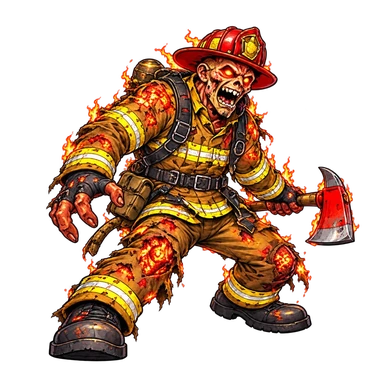
#> input picture boss-jordan-stage1.webp, 384 x 384 px, found by its file name
$ python make-skin.py
#> lines starting #> are read from the running program, lines starting #| are printed output that depends on the picture; after the words box and inside, x2 and y2 are one past the last pixel; in counts of white or black regions, pixels touching at a corner belong together
#!/usr/bin/env python3
"""Draws a simple, colourful console skin for a boss (or Joey) from scratch, to the game's fixed cabinet.

Clean frame, bold colour, a motif for the character, a name plate and a faint portrait behind the
controls. Every size matches the game: screen window, joystick, FIRE, grenade and MENU sockets.

  python3 scripts/make-skin.py            draws all eight into the current folder as console-<id>.webp
  python3 scripts/make-skin.py debo       draws one
"""
import math
import random
import sys
import numpy as np
from PIL import Image, ImageDraw, ImageFilter, ImageFont

W, H, S = 900, 1600, 2  # drawn at 2x then reduced for smooth edges
WIN = (76, 102, 824, 1161)
FONT = '/usr/share/fonts/opentype/inter/Inter-ExtraBold.otf'
SOCKETS = [('c', 198, 1371, 109), ('c', 704, 1371, 109), ('c', 450, 1303, 53), ('r', 450, 1455, (84, 36))]


def rgb(h):
    h = h.lstrip('#')
    return tuple(int(h[i : i + 2], 16) for i in (0, 2, 4))


SKINS = {
    'jordan': dict(name='JORDAN', top=(74, 12, 4), bot=(22, 4, 2), a='#ff9a36', b='#ffd23e', motif='flames', sprite='boss-jordan-stage1.webp'),
    'glowinghumanity': dict(name='GLOWING HUMANITY', top=(30, 8, 62), bot=(6, 26, 12), a='#9fff57', b='#ff4fd8', motif='drips', sprite='boss-glowinghumanity-stage1.webp'),
    'debo': dict(name='DEBO', top=(40, 30, 10), bot=(12, 9, 5), a='#f1c25d', b='#ff3b30', motif='chains', sprite='boss-debo-stage1.webp'),
    'caffeinatedsloth': dict(name='CAFFEINATED SLOTH', top=(70, 38, 14), bot=(24, 13, 6), a='#ffb766', b='#4fe0ff', motif='beans', sprite='boss-caffeinatedsloth-stage1.webp'),
    'discoman': dict(name='DISCO MAN', top=(58, 10, 96), bot=(16, 4, 36), a='#e98aff', b='#55e0ff', motif='balls', sprite='boss-discoman-stage1.webp'),
    'fatamy': dict(name='FAT AMY', top=(92, 8, 46), bot=(28, 2, 16), a='#ff83bd', b='#ff3b5c', motif='hearts', sprite='boss-fatamy-stage1.webp'),
    'drmantis': dict(name='DR MANTIS', top=(10, 54, 20), bot=(3, 16, 7), a='#92e158', b='#ffd23e', motif='hexes', sprite='boss-drmantis-stage1.webp'),
    'joeyrob': dict(name='JOEY ROB', top=(16, 38, 80), bot=(6, 12, 30), a='#ffd23e', b='#e23a3a', motif='flag', sprite='joey-reaction-close.webp'),
}


def sc(v):
    return int(round(v * S))


def gradient(top, bot):
    t = np.linspace(0, 1, H * S)[:, None, None]
    g = np.array(top, np.float32) * (1 - t) + np.array(bot, np.float32) * t
    return Image.fromarray(np.tile(g, (1, W * S, 1)).astype(np.uint8))


def glow_line(im, box, radius, color, width, blur=10, alpha=0.9):
    layer = Image.new('RGBA', im.size, color + (0,))
    mask = Image.new('L', im.size, 0)
    ImageDraw.Draw(mask).rounded_rectangle([sc(v) for v in box], radius=sc(radius), outline=255, width=sc(width))
    layer.putalpha(mask.filter(ImageFilter.GaussianBlur(sc(blur))).point(lambda v: int(v * alpha)))
    im.alpha_composite(layer)
    d = ImageDraw.Draw(im)
    d.rounded_rectangle([sc(v) for v in box], radius=sc(radius), outline=color + (255,), width=sc(width))


def motif(layer, kind, a, b, rnd):
    d = ImageDraw.Draw(layer)
    A, B = a + (255,), b + (255,)
    if kind == 'flames':
        for x in range(-20, W + 20, 46):
            for lvl, col, hgt in ((0, rgb('#e23a1a'), 150), (1, a, 105), (2, b, 62)):
                h = hgt * rnd.uniform(0.7, 1.25)
                cx = x + rnd.uniform(-8, 8)
                pts = [(cx - 24 + lvl * 6, H), (cx - 18 + lvl * 5, H - h * 0.5), (cx + rnd.uniform(-8, 8), H - h), (cx + 16 - lvl * 5, H - h * 0.45), (cx + 24 - lvl * 6, H)]
                d.polygon([(sc(px), sc(py)) for px, py in pts], fill=col + (255,))
        for side in (30, W - 30):
            for y in range(200, 1100, 130):
                h = rnd.uniform(46, 80)
                pts = [(side - 11, y + h), (side - 8, y + h * 0.4), (side + rnd.uniform(-3, 3), y), (side + 8, y + h * 0.45), (side + 11, y + h)]
                d.polygon([(sc(px), sc(py)) for px, py in pts], fill=a + (255,))
    elif kind == 'drips':
        for edge_y, up in ((0, 1), (1175, 1)):
            x = 10
            while x < W:
                w = rnd.uniform(18, 34)
                h = rnd.uniform(24, 110)
                col = a if rnd.random() < 0.6 else b
                d.rounded_rectangle((sc(x), sc(edge_y), sc(x + w), sc(edge_y + h)), radius=sc(w / 2), fill=col + (255,))
                d.ellipse((sc(x - 3), sc(edge_y + h - w * 0.7), sc(x + w + 3), sc(edge_y + h + w * 0.5)), fill=col + (255,))
                x += w + rnd.uniform(10, 40)
        for side in (34, W - 34):
            for y in range(150, 1120, 95):
                d.ellipse((sc(side - 9), sc(y), sc(side + 9), sc(y + 22)), fill=(a if (y // 95) % 2 else b) + (255,))
    elif kind == 'chains':
        for side in (34, W - 34):
            for i, y in enumerate(range(100, 1180, 46)):
                if i % 2 == 0:
                    d.rounded_rectangle((sc(side - 13), sc(y), sc(side + 13), sc(y + 58)), radius=sc(13), outline=a + (255,), width=sc(7))
                else:
                    d.rounded_rectangle((sc(side - 7), sc(y + 6), sc(side + 7), sc(y + 52)), radius=sc(7), outline=rgb('#b8891f') + (255,), width=sc(6))
        for x in range(30, W, 52):
            d.rounded_rectangle((sc(x), sc(1560), sc(x + 40), sc(1584)), radius=sc(12), outline=a + (255,), width=sc(6))
        d.polygon([(sc(x), sc(y)) for x, y in [(380, 24), (400, 62), (426, 38), (450, 70), (474, 38), (500, 62), (520, 24), (520, 80), (380, 80)]], fill=a + (255,))
    elif kind == 'beans':
        for _ in range(70):
            x, y = rnd.uniform(0, W), rnd.uniform(0, H)
            if WIN[0] - 8 < x < WIN[2] + 8 and WIN[1] - 8 < y < WIN[3] + 8:
                continue
            ang = rnd.uniform(0, 180)
            bean = Image.new('RGBA', (sc(60), sc(60)), (0, 0, 0, 0))
            bd = ImageDraw.Draw(bean)
            bd.ellipse((sc(10), sc(18), sc(50), sc(42)), fill=(rgb('#8a5a2b') if rnd.random() < 0.5 else b) + (255,))
            bd.line((sc(14), sc(30), sc(46), sc(30)), fill=(40, 22, 8, 255), width=sc(3))
            bean = bean.rotate(ang, resample=Image.BICUBIC)
            layer.alpha_composite(bean, (sc(x - 30), sc(y - 30)))
    elif kind == 'balls':
        for side, cols in ((10, 1), (W - 62, 1)):
            for y in range(100, 1170, 54):
                for k in range(1):
                    cx = side + 26
                    col = a if (y // 54) % 2 else b
                    d.ellipse((sc(cx - 22), sc(y), sc(cx + 22), sc(y + 44)), fill=col + (255,))
                    d.line((sc(cx - 22), sc(y + 22), sc(cx + 22), sc(y + 22)), fill=(255, 255, 255, 200), width=sc(2))
                    d.line((sc(cx), sc(y), sc(cx), sc(y + 44)), fill=(255, 255, 255, 200), width=sc(2))
                    d.ellipse((sc(cx - 12), sc(y + 6), sc(cx - 4), sc(y + 14)), fill=(255, 255, 255, 255))
        for _ in range(60):
            x, y = rnd.uniform(0, W), rnd.uniform(1175, 1600)
            s = rnd.uniform(8, 20)
            d.polygon([(sc(x), sc(y - s)), (sc(x + s * 0.3), sc(y - s * 0.3)), (sc(x + s), sc(y)), (sc(x + s * 0.3), sc(y + s * 0.3)), (sc(x), sc(y + s)), (sc(x - s * 0.3), sc(y + s * 0.3)), (sc(x - s), sc(y)), (sc(x - s * 0.3), sc(y - s * 0.3))], fill=(255, 255, 255, 230))
    elif kind == 'hearts':
        for _ in range(48):
            x, y = rnd.uniform(0, W), rnd.uniform(0, H)
            if WIN[0] - 8 < x < WIN[2] + 8 and WIN[1] - 8 < y < WIN[3] + 8:
                continue
            s = rnd.uniform(14, 34)
            col = a if rnd.random() < 0.6 else b
            d.ellipse((sc(x - s), sc(y - s), sc(x), sc(y)), fill=col + (255,))
            d.ellipse((sc(x), sc(y - s), sc(x + s), sc(y)), fill=col + (255,))
            d.polygon([(sc(x - s), sc(y - s * 0.35)), (sc(x + s), sc(y - s * 0.35)), (sc(x), sc(y + s * 1.1))], fill=col + (255,))
    elif kind == 'hexes':
        r = 38
        for row in range(-1, int(H / (r * 1.5)) + 2):
            for col in range(-1, int(W / (r * 1.75)) + 2):
                cx = col * r * 1.75 + (r * 0.875 if row % 2 else 0)
                cy = row * r * 1.5
                pts = [(cx + r * 0.92 * math.cos(math.radians(60 * k + 30)), cy + r * 0.92 * math.sin(math.radians(60 * k + 30))) for k in range(6)]
                d.polygon([(sc(px), sc(py)) for px, py in pts], outline=(a if (row + col) % 3 else b) + (255,), width=sc(3))
    elif kind == 'flag':
        d.polygon([(0, 0), (sc(W), 0), (sc(W), sc(H)), (0, sc(H))], fill=(0, 0, 0, 0))
        for off, col, wd in ((0, (255, 255, 255), 70), (0, b, 36)):
            d.line((0, 0, sc(W), sc(H)), fill=col + (255,), width=sc(wd))
            d.line((0, sc(H), sc(W), 0), fill=col + (255,), width=sc(wd))
        d.rectangle((sc(W / 2 - 60), 0, sc(W / 2 + 60), sc(H)), fill=(255, 255, 255, 255))
        d.rectangle((0, sc(H / 2 - 60), sc(W), sc(H / 2 + 60)), fill=(255, 255, 255, 255))
        d.rectangle((sc(W / 2 - 34), 0, sc(W / 2 + 34), sc(H)), fill=b + (255,))
        d.rectangle((0, sc(H / 2 - 34), sc(W), sc(H / 2 + 34)), fill=b + (255,))


def make(sid):
    cfg = SKINS[sid]
    a, b = rgb(cfg['a']), rgb(cfg['b'])
    rnd = random.Random(sid)
    bright = lambda c: tuple(min(255, int(v * 2.3 + 14)) for v in c)
    base = gradient(bright(cfg['top']), bright(cfg['bot'])).convert('RGBA')
    # soft accent washes down the rails and across the deck so the whole skin carries the character's colour
    wash = Image.new('RGBA', base.size, a + (0,))
    wm = Image.new('L', base.size, 0)
#> wm: PIL image 1800x3200 L; every value is 0
    wd = ImageDraw.Draw(wm)
    wd.rectangle((0, 0, sc(70), sc(H)), fill=120)
    wd.rectangle((sc(W - 70), 0, sc(W), sc(H)), fill=120)
    wd.rectangle((0, sc(1175), sc(W), sc(H)), fill=70)
    wash.putalpha(wm.filter(ImageFilter.GaussianBlur(sc(14))))
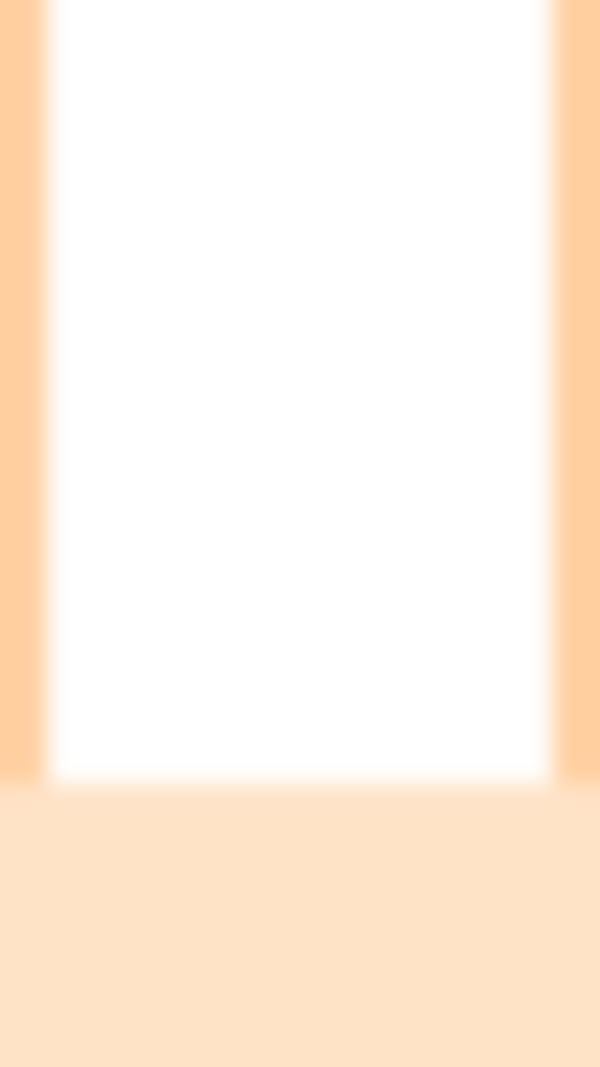
#> wash: PIL image 1800x3200 RGBA (shown at 1/3 size); mean R, G, B, A 255, 154, 54, 32.4; transparent parts drawn white
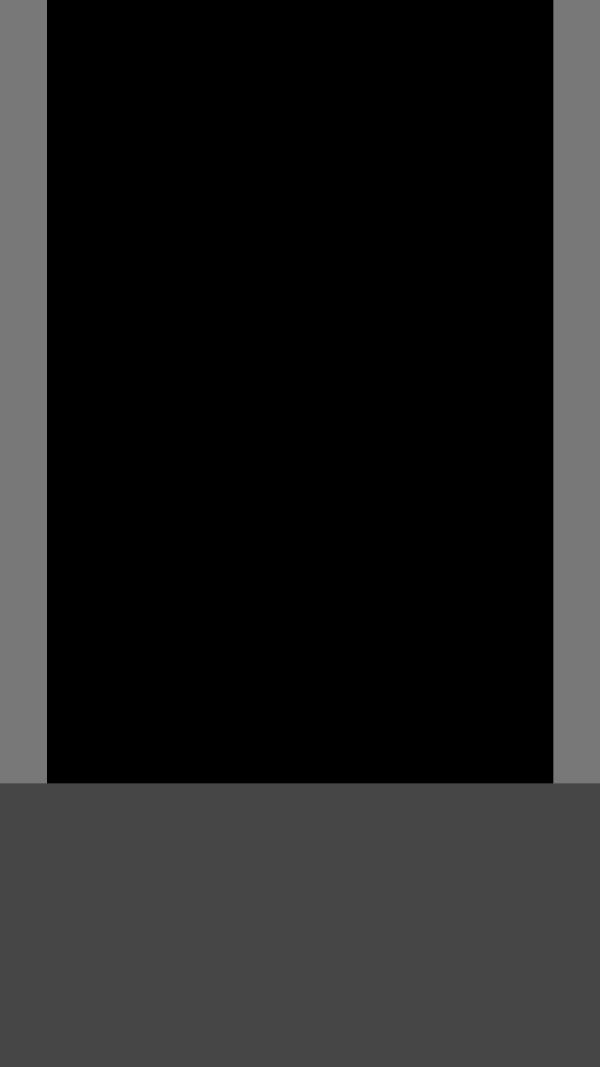
#> wm: PIL image 1800x3200 L (shown at 1/3 size); min 0, max 120, mean 32.4
    base.alpha_composite(wash)
    # motif at low strength so it colours the frame without cluttering it
    m = Image.new('RGBA', base.size, (0, 0, 0, 0))
#> m: PIL image 1800x3200 RGBA; every value is 0
    motif(m, cfg['motif'], a, b, rnd)
    m.putalpha(m.split()[3].point(lambda v: int(v * (0.95 if cfg['motif'] in ('flames', 'drips', 'chains', 'balls') else 0.5))))
    base.alpha_composite(m)
    # faint portrait behind the controls
    sp = Image.open(cfg['sprite']).convert('RGBA')
#> sp is the input picture: PIL image 384x384 RGBA; mean R, G, B, A 59.8, 32.5, 17.3, 97.3
    sp = sp.crop(sp.getbbox())
#> sp: PIL image 350x341 RGBA
    h = 400
    sp = sp.resize((int(sp.width * h / sp.height), h), Image.LANCZOS)
#> sp: PIL image 410x400 RGBA
    if sp.width > 760:
        sp = sp.resize((760, int(sp.height * 760 / sp.width)), Image.LANCZOS)
    sp = sp.resize((sp.width * S, sp.height * S), Image.LANCZOS)
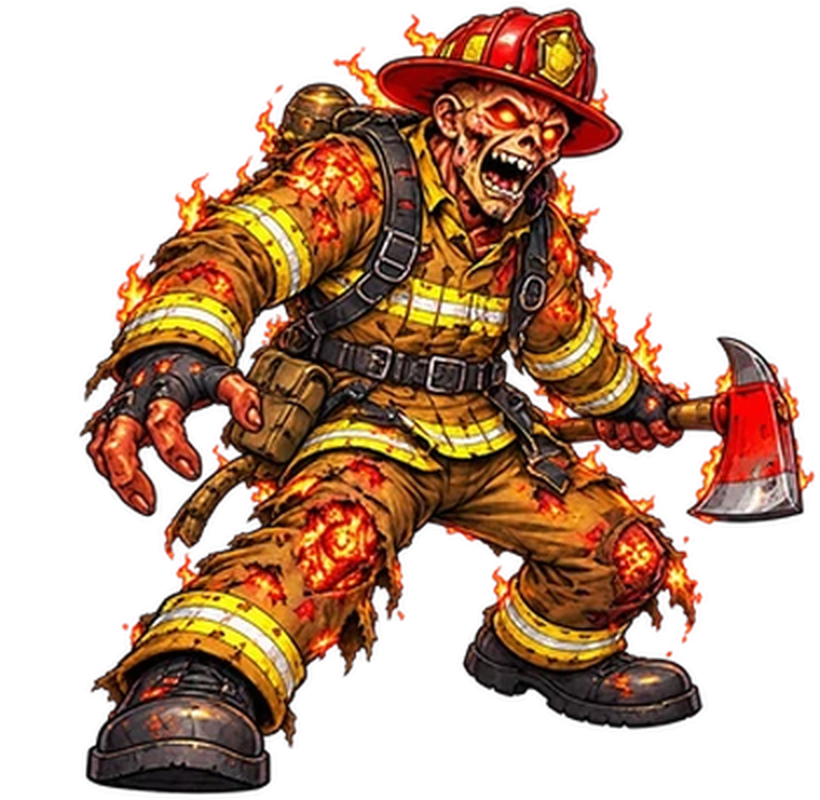
#> sp: PIL image 820x800 RGBA; mean R, G, B, A 68.8, 37, 18.8, 120.2; transparent parts drawn white
    pos = (sc(450) - sp.width // 2, sc(1192))
#> pos = (490, 2384)
    pa = Image.new('L', base.size, 0)
    pa.paste(sp.split()[3], pos)
    glow = Image.new('RGBA', base.size, a + (0,))
    glow.putalpha(pa.filter(ImageFilter.GaussianBlur(sc(20))).point(lambda v: int(v * 0.8)))
    base.alpha_composite(glow)
    # panels: the deck and the rails get a translucent dark overlay so the colour reads but stays calm
    ov = Image.new('RGBA', base.size, (0, 0, 0, 0))
    od = ImageDraw.Draw(ov)
    od.rectangle((0, sc(1175), sc(W), sc(H)), fill=(0, 0, 0, 70))
    od.rectangle((0, 0, sc(W), sc(88)), fill=(0, 0, 0, 150))
    base.alpha_composite(ov)
    layer = Image.new('RGBA', base.size, (0, 0, 0, 0))
    layer.paste(sp, pos)
    la = layer.split()[3].point(lambda v: int(v * 0.9))
    layer.putalpha(la)
    base.alpha_composite(layer)
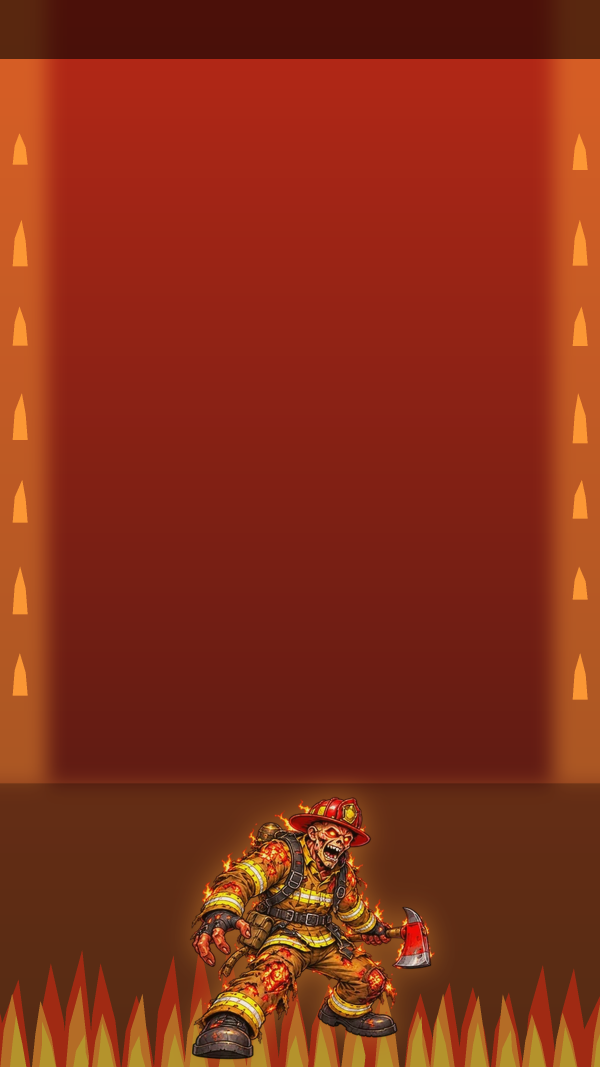
#> base: PIL image 1800x3200 RGBA (shown at 1/3 size); mean R, G, B, A 134.7, 46.2, 23.3, 255
    d = ImageDraw.Draw(base)
    # screen bezel and window
    l, t, r, bt = WIN
    d.rounded_rectangle((sc(l - 18), sc(t - 18), sc(r + 18), sc(bt + 18)), radius=sc(14), fill=(10, 12, 14, 255))
    glow_line(base, (l - 16, t - 16, r + 16, bt + 16), 12, a, 7, blur=9)
#> in glow_line, `ImageDraw.Draw(mask).rounded_rectangle([sc(v) for v in box], radius=sc..`:
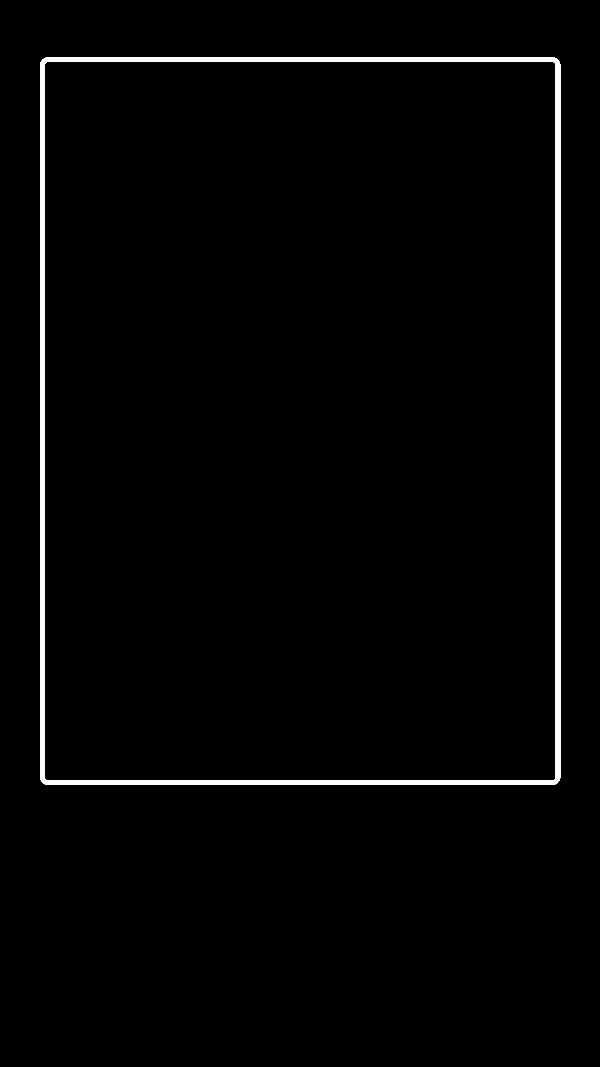
#> mask: PIL image 1800x3200 L (shown at 1/3 size); 1.8% white; 1 white region, box (x1, y1, x2, y2) and area: (120, 172, 1681, 2355) 103616
    d = ImageDraw.Draw(base)
    d.rectangle((sc(l), sc(t), sc(r), sc(bt)), fill=(8, 14, 11, 255))
    d.rectangle((sc(l - 4), sc(t - 4), sc(r + 4), sc(bt + 4)), outline=(0, 0, 0, 255), width=sc(4))
    # outer border
    glow_line(base, (7, 7, W - 7, H - 7), 36, a, 9, blur=12)
#> in glow_line (call 2), `ImageDraw.Draw(mask).rounded_rectangle([sc(v) for v in box], radius=sc..`: mask: PIL image 1800x3200 L; 3% white; 1 white region, box (x1, y1, x2, y2) and area: (14, 14, 1787, 3187) 174764
    glow_line(base, (22, 22, W - 22, H - 22), 28, b, 3, blur=5, alpha=0.7)
#> call 3 of glow_line, with box = (22, 22, 878, 1578), radius = 28, color = (255, 210, 62), width = 3, blur = 5, alpha = 0.7
#> in glow_line (call 3), `ImageDraw.Draw(mask).rounded_rectangle([sc(v) for v in box], radius=sc..`: mask: PIL image 1800x3200 L; 0.99% white; 1 white region, box (x1, y1, x2, y2) and area: (44, 44, 1757, 3157) 57176
#> in glow_line (call 3), `layer.putalpha(mask.filter(ImageFilter.GaussianBlur(sc(blur))).point(l..`:
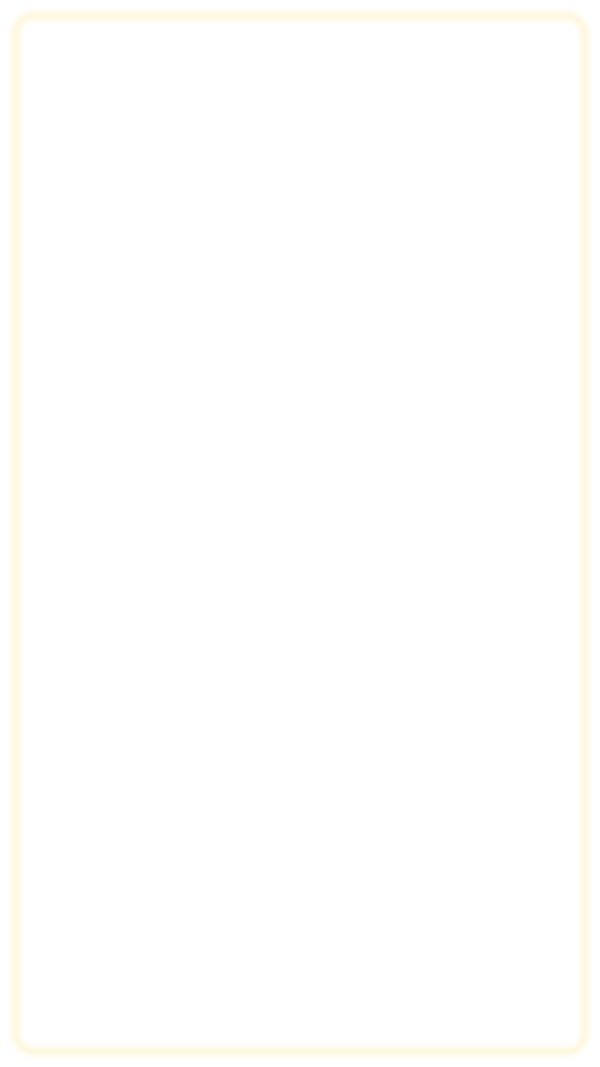
#> layer: PIL image 1800x3200 RGBA (shown at 1/3 size); mean R, G, B, A 255, 210, 62, 1.7; transparent parts drawn white
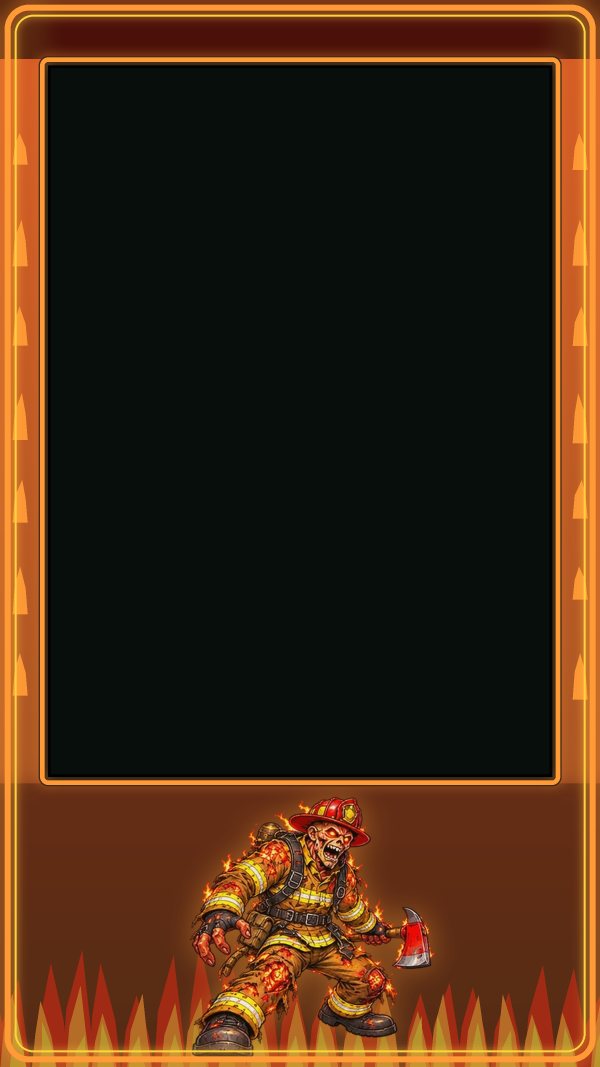
#> base: PIL image 1800x3200 RGBA (shown at 1/3 size); mean R, G, B, A 69.2, 42.3, 19.8, 255
    d = ImageDraw.Draw(base)
    # deck rim
    # name plate between the screen and the controls
    name = cfg['name']
    for size in (46, 42, 38, 34, 30, 26):
        f = ImageFont.truetype(FONT, sc(size))
        if d.textlength(name, font=f) <= sc(740):
            break
    d.text((sc(W / 2), sc(1214)), name, font=f, fill=a + (255,), stroke_width=sc(6), stroke_fill=(0, 0, 0, 255), anchor='mm')
    # sockets under the controls
    for kind, x, y, s in SOCKETS:
        if kind == 'c':
            for rad, col in ((s + 12, (0, 0, 0)), (s + 8, b), (s + 3, a), (s, (12, 15, 18))):
                d.ellipse((sc(x - rad), sc(y - rad), sc(x + rad), sc(y + rad)), fill=col + (255,))
            for rad in range(s, 0, -4):
                g = int(10 + 18 * (1 - rad / s))
                d.ellipse((sc(x - rad), sc(y - rad), sc(x + rad), sc(y + rad)), fill=(g, g + 3, g + 5, 255))
        else:
            w, h2 = s
            for pad, col in ((12, (0, 0, 0)), (8, b), (3, a), (0, (12, 15, 18))):
                d.rounded_rectangle((sc(x - w - pad), sc(y - h2 - pad), sc(x + w + pad), sc(y + h2 + pad)), radius=sc(22 + pad), fill=col + (255,))
    # rivets
    for x, y in ((40, 40), (W - 40, 40), (40, H - 40), (W - 40, H - 40)):
        d.ellipse((sc(x - 12), sc(y - 12), sc(x + 12), sc(y + 12)), fill=(20, 20, 22, 255), outline=a + (255,), width=sc(3))
#> (the run stopped early here; a loop or call above may not have finished)
